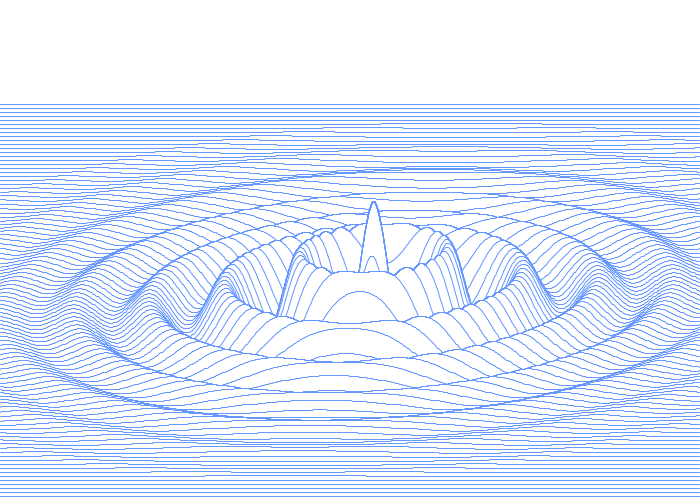
Frame 1 (no input)
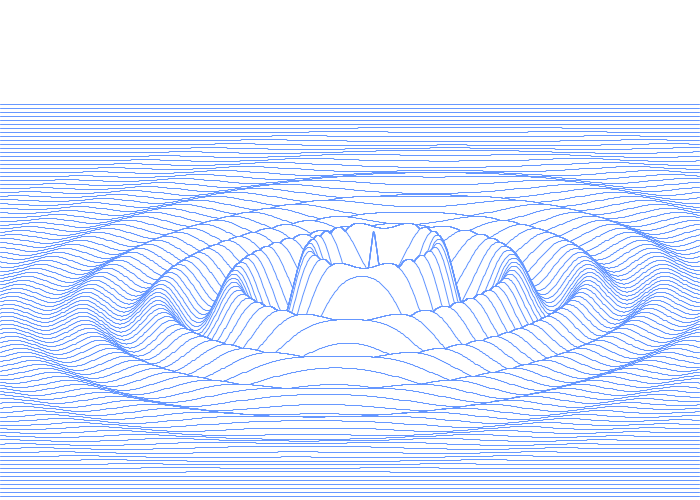
Frame 60 (the mouse pressed at the canvas centre just before this capture)
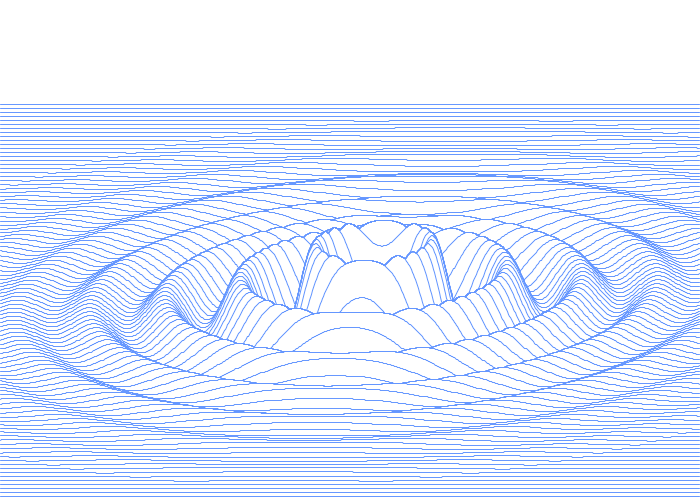
Frame 120 (the mouse held since frame 60 and released just before this capture)

The Processing sketch that drew these frames (run headless with seeded random() and noise(); from frame 60 on, the mouse is pressed at the canvas centre):

// Processing sketch: sketch_3Dwave
// ── sketch_3Dwave.pde
float t=0;
void setup(){
  size(700,500);
  stroke(100,150,255);
}
void draw(){
  background(255);
  drawF(t);
  t+=0.2;
}
void drawF(float t){
  int yMax[]=new int[700],yMin[]=new int[700];
  for(int i=0;i<700;i++){
    yMax[i]=0;
    yMin[i]=500;
  }
  int px_old=0,py_old=0;
  for(int i=0;i<100;i++){
    float y=-50+60.*i/60;
    for(int j=0;j<900;j++){
      float x=-40+60.*j/710;
      float z=f(x,y,t);
      int px=-200+j+2*i,py=500-int(z)-4*i;
      if (px >= 700 || px < 0){
        px_old=px;
        py_old=py;
        continue;
      }
      if(px==0){
        px_old=px;
        py_old=py;
        yMax[px] = yMax[px] < py ? py : yMax[px];
        yMin[px] = yMin[px] > py ? py : yMin[px];
        continue;
      }
      if (yMax[px]>py && yMin[px]<py) {
        float xBefore = -40 + 60.*(j-1) / 710;
        float zBefore = f(xBefore,y,t);
        int pyBefore = 500 - int(zBefore) - 5 * i;
        line(px_old,py_old, px, pyBefore == yMax[px - 1] ? yMax[px] : yMin[px]);
        px_old=px;
        py_old=pyBefore ==yMax[px - 1] ? yMax[px] : yMin[px];
        continue;
      }
      if (yMax[px] < py) {
        px_old=px-1;
        py_old=yMax[px-1];
        yMax[px] = py;
      }
      if (yMin[px] > py) {
        px_old=px-1;
        py_old=yMin[px-1];
        yMin[px] = py;
      }
      line(px_old,py_old,px,py);
      px_old=px;
      py_old=py;
    }
  }
}
float f(float x,float y,float t){
  float distance=sqrt(pow(x,2)+pow(y,2));
  return cos(distance-t)/exp(distance/10)*100;
}
